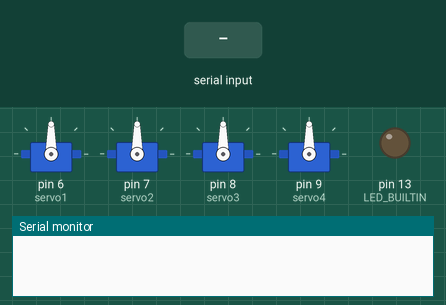
Bench run of a sketch on a simulated Arduino Uno, built with avr-gcc and run on an emulated ATmega328P. Parts: 4 × servo, output pins drawn as LEDs (lit = HIGH), the last lines printed to the serial monitor. The inputs (shaded band) are chosen by the test bench.

Above: at 1.2 s.
1.3 s: "90,45\n" received over Serial
At 2.2 s:
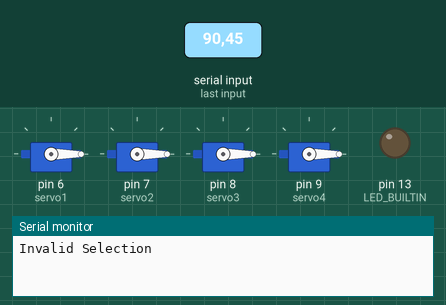
2.8 s: "1\n" received over Serial
At 4.1 s:
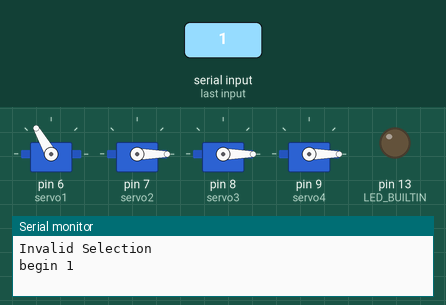
Timing chart, 0 to 10.3 s (numbered marks = the images above; inputs shaded):
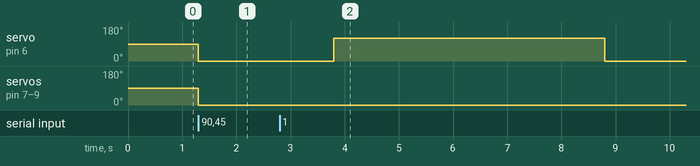

Measured:
- after the input at 1.3 s, servo on pin 6 (servo1), servo on pin 7 (servo2), servo on pin 8 (servo3), servo on pin 9 (servo4): 90° → 0° at once
- after the input at 2.8 s, servo on pin 6 (servo1): 0° → 120° after 1.0 s, → 0° 5.0 s later

The sketch:

servos.ino
```cpp
#include <Servo.h>
#include <string.h>

Servo servo1;
Servo servo2;
Servo servo3;
Servo servo4;


void setup() {
  Serial.begin(115200);
  while (Serial.available()) {
  Serial.read();  // flush junk
  }
  while(!Serial){;} // wait for serial port to connect

  servo1.attach(6);
  servo2.attach(7);
  servo3.attach(8);
  servo4.attach(9);

  pinMode(LED_BUILTIN, OUTPUT);
}

void loop() {


  if (Serial.available() > 0){
    String input = Serial.readStringUntil('\n');
    input.trim();
    int drink = input.toInt();

    if (drink == 1){ //coffee
      Serial.print("begin ");
      Serial.println(drink);
      delay(500);
      pour(servo1, 120, 5000);
      Serial.print("done ");
      Serial.println(drink);
      //servo1.write(0);
    }
    else if (drink == 2){ //water
      Serial.print("begin ");
      Serial.println(drink);
      delay(500);
      pour(servo2, 120, 5000);
      Serial.print("done ");
      Serial.println(drink);
      //servo2.write(0);
    }
    else if (drink == 3){ //soda
      Serial.print("begin ");
      Serial.println(drink);
      delay(500);
      pour(servo3, 120, 5000);
      Serial.print("done ");
      Serial.println(drink);
      //servo3.write(0);
    }
    else if (drink == 4){ //juice
      Serial.print("begin ");
      Serial.println(drink);
      delay(500);
      pour(servo4, 120, 50000);
      //servo4.write(0);
      Serial.print("done ");
      Serial.println(drink);
    }
    else{
      Serial.println("Invalid Selection");
      resetServos();
      delay(1000);
    }
    delay(1000);
  }


}

void pour(Servo& servo, int angle, int time){

  servo.write(angle);
  delay(time);
  servo.write(0);
  delay(500);


}

void ledTest(){
  digitalWrite(LED_BUILTIN, HIGH);
  delay(500);
  digitalWrite(LED_BUILTIN, LOW);
  delay(500);
  digitalWrite(LED_BUILTIN, HIGH);
  delay(500);
  digitalWrite(LED_BUILTIN, LOW);
  delay(500);
  digitalWrite(LED_BUILTIN, HIGH);
  delay(500);
  digitalWrite(LED_BUILTIN, LOW);
  delay(500);
  digitalWrite(LED_BUILTIN, HIGH);
  delay(500);
  digitalWrite(LED_BUILTIN, LOW);
  delay(500);
}

void resetServos(){
  servo1.write(0);			// Rotate to 0 degrees
  servo2.write(0);
  servo3.write(0);
  servo4.write(0);
}
```
